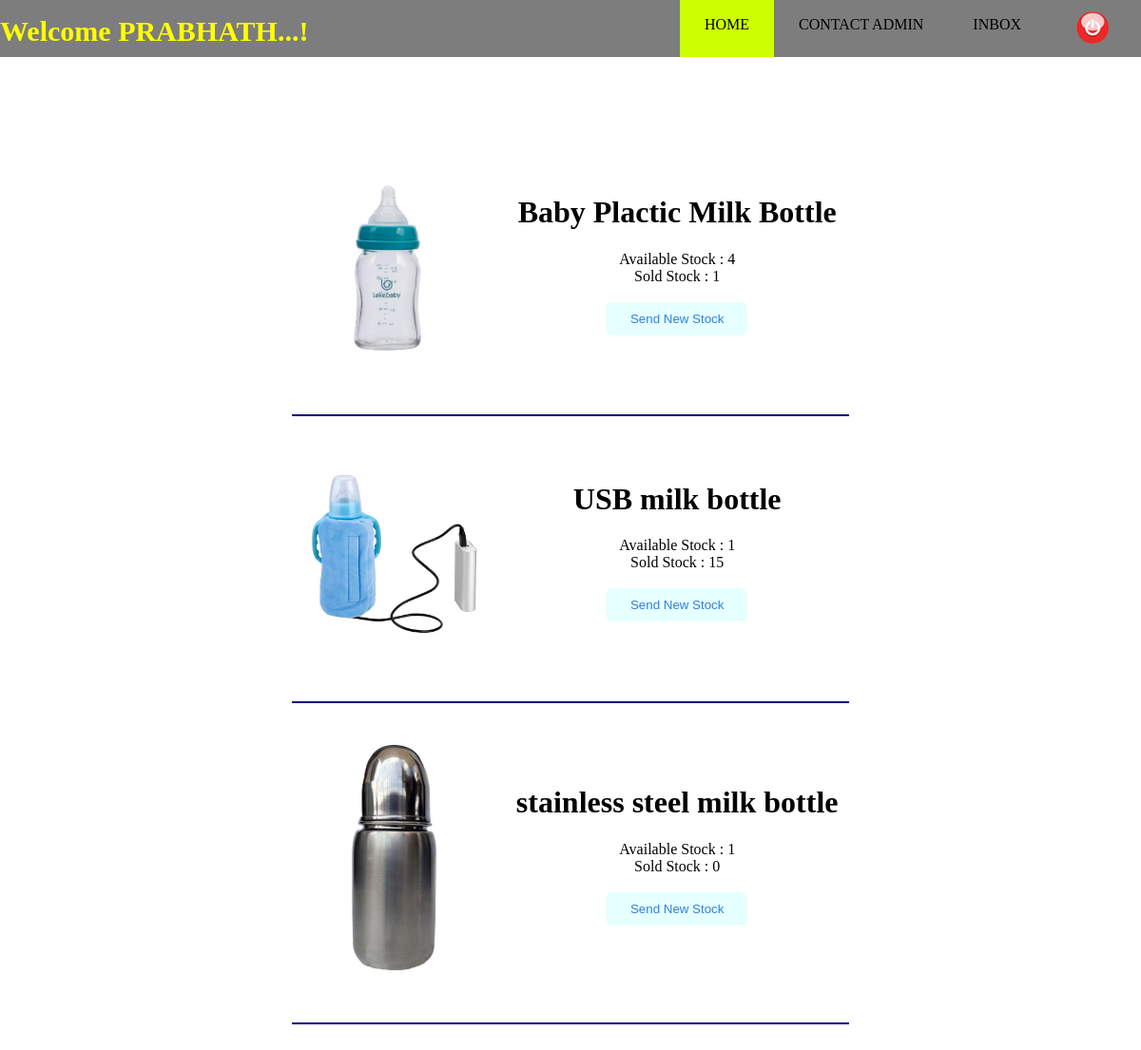
Page /suppliers/supplier_home.php (signed in) on the committed database.
### tables this page shows
CREATE TABLE IF NOT EXISTS `users` (
  `user_id` int(10) NOT NULL,
  `username` varchar(15) NOT NULL,
  `password` varchar(20) NOT NULL,
  PRIMARY KEY (`username`)
);

CREATE TABLE IF NOT EXISTS `items` (
  `num` int(10) NOT NULL AUTO_INCREMENT,
  `item_name` varchar(100) NOT NULL,
  `item_code` int(10) NOT NULL,
  `item_price` int(10) NOT NULL,
  `category` varchar(100) NOT NULL,
  `supplier_name` varchar(100) NOT NULL,
  `supplier_id` int(10) NOT NULL,
  `image_name` varchar(200) NOT NULL,
  `item_description` varchar(500) NOT NULL,
  PRIMARY KEY (`num`)
);

CREATE TABLE IF NOT EXISTS `stock` (
  `item_name` varchar(100) NOT NULL,
  `item_code` int(10) NOT NULL,
  `qty` int(11) DEFAULT NULL,
  PRIMARY KEY (`item_code`)
);

### suppliers/supplier_home.php (the view, shortened to what this page needs)
<?php require_once('connection.php'); ?>
<?php
	$tot=0;
	$x=$_SESSION["user_id"];
	$sql="SELECT * FROM items WHERE supplier_id=$x";
	$res=mysqli_query($con,$sql);
		$uname="SELECT username FROM users WHERE user_id=$x";
		$re=mysqli_query($con,$uname);
		$out=mysqli_fetch_assoc($re);
		$name=$out['username'];
?>
<html>
<head>
	<link rel="stylesheet" href="inbox_css.css" type="text/css">
	<link rel="stylesheet" href="M_sk_contact_css.css" type="text/css">
	<link rel="stylesheet" href="sup_home_css.css" type="text/css">
</head>
<body>
	<div class="container">
		<div class="nav">
				<ul class="link_list_for_others" style="z-index: 1">
				 	<li class="nav_li" style="float: right">
				 		<a href="logout_session.php">
				 			<img class="logoutB" src="../images/logout.png">
				 		</a>
				 	</li>
				 	<li class="nav_li"><a href="sup_inbox.php"> INBOX </a></li>
				 	<li class="nav_li"><a href="Scontact_admin.php"> CONTACT ADMIN </a></li>
				 	<li class="nav_li"><a class="active" href="supplier_home.php"> HOME </a></li>
				 	<li class="nav_li" style="float: left; color: yellow; position: absolute; top: 35%; font-size: 30px; font-weight: bold">
				 		<?php
				 			echo " Welcome " .$name. "...!";
				 		?>
				 	</li>
				</ul>
		</div>
			<div class="middle">
				<div class="table_container">
					<table class="table_home" border="0" cellpadding="2px" cellspacing="5px" align="center">
						<?php
							while($raw=mysqli_fetch_assoc($res)){
								$image=$raw['image_name'];
								$i_name=$raw['item_name'];
								$i_code=$raw['item_code'];
								$avail=mysqli_query($con,"SELECT qty FROM stock WHERE item_code=$i_code");
								$avail_qty=mysqli_fetch_assoc($avail);
								$sold=mysqli_query($con,"SELECT * FROM daily_update WHERE item_id=$i_code");
									while($sold_qty=mysqli_fetch_assoc($sold)){
										$tot=$tot+$sold_qty['qty'];
									}
						?>
						<tr>
							<td rowspan="2" align="center" height="30%" width="30%">
								<?php
									echo "<img src=../manager/uploads/$image class=item_image>";
								?>
							</td>
							<td align="center" width="50%" height="50%">
								<?php
									echo "<h1>" .$i_name. "</h1>";
									echo " Available Stock : " .$avail_qty['qty'];
									echo "<br>Sold Stock : " .$tot;
									echo "<br><br><a href=send_items.php?id='".$i_code."'><button name=sendB id=btn>Send New Stock</button></a>";
								?>
							</td>
						</tr>
						<tr>
							<td colspan="2">
								<hr color="navy">
							</td>
						</tr>
						<?php
							$tot=0;
							}
						?>
					</table>
				</div>
			</div>
	</div>
</body>
</html>

### suppliers/inbox_css.css (style rules this page uses)
body { margin:0; padding:0; background-size:cover; background-position:center; }
.nav { z-index: 1; }
#btn { padding: 10px 25px; background-color: #e6ffff; color:#2f80de; border: 0px; border-radius: 5px; cursor: pointer; }
.link_list_for_others { list-style-type: none; background-color: #7d7d7d; margin-top: -8px; margin-bottom:2px; padding: 0; overflow: hidden; top:0; position: fixed; width: 100%; }
.nav_li a { display: block; color: black; text-align: center; padding: 25px 26px; text-decoration: none; }
.nav_li { float: right; }
.active { background-color: #ccff00; }
.LogoutB { margin-top: -5px; margin-bottom: -15px; width: 48px; }

### suppliers/sup_home_css.css (style rules this page uses)
.item_image { width: 100%; }
.table_home { width: 50%; position: absolute; top: 15%; right: 25%; }

### rows in the picture
users: username "PRABHATH"
items: image_name (picture), item_name "Baby Plactic Milk Bottle", stock.qty "4", tot "1"
items: image_name (picture), item_name "USB milk bottle", stock.qty "1", tot "15"
items: image_name (picture), item_name "stainless steel milk bottle", stock.qty "1", tot "0"
